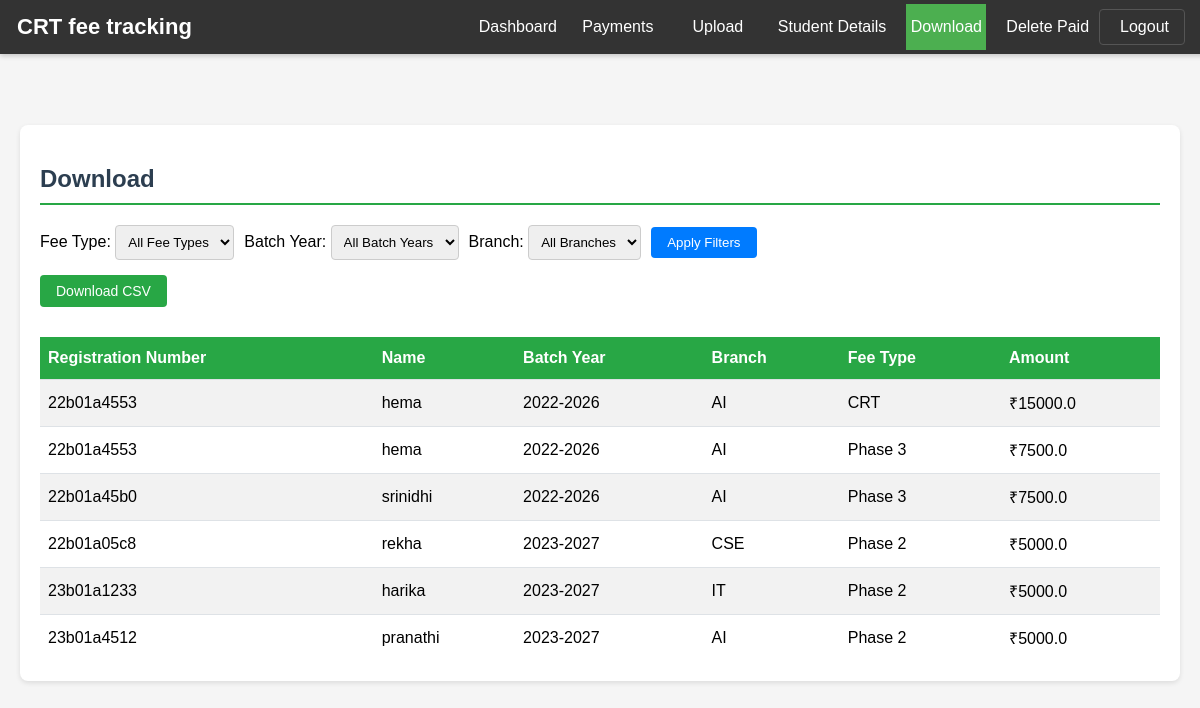
Screenshot of /unpaid_students with the database file from the repository.
### models.py (models this page shows, shortened)
class Student(db.Model):
    __tablename__ = 'student'
    id = db.Column(db.Integer, primary_key=True)
    regd_no = db.Column(db.String(20), unique=True, nullable=False)
    name = db.Column(db.String(100), nullable=False)
    batch_year = db.Column(db.String(10), nullable=False)
    branch = db.Column(db.String(50), nullable=False)
    mobile = db.Column(db.String(15), nullable=True)
    fees = db.relationship('FeeMaster', backref='student', lazy=True)
    payments = db.relationship('Payment', backref='student', lazy=True)

class FeeMaster(db.Model):
    __tablename__ = 'fee_master'
    id = db.Column(db.Integer, primary_key=True)
    regd_no = db.Column(db.String(20), db.ForeignKey('student.regd_no'), nullable=False)
    fee_type = db.Column(db.String(50), nullable=False)
    amount = db.Column(db.Float, nullable=False)
    remarks = db.Column(db.Text, nullable=True)

### app.py (the view)
@app.route('/unpaid_students', methods=['GET'])
def unpaid_students():
    batch_year = request.args.get('batch_year')
    fee_type = request.args.get('fee_type')
    branch = request.args.get('branch')
    payment_status = request.args.get('payment_status', 'not_paid')
    download_excel = request.args.get('download_excel') == 'true'
    download_csv = request.args.get('download_csv') == 'true'
    try:
        batch_years = [year[0] for year in db.session.query(Student.batch_year).distinct().order_by(Student.batch_year).all()]
        fee_types = ['CRT', 'Phase 2', 'Phase 3']  # Standard fee types
        branches = [branch[0] for branch in db.session.query(Student.branch).distinct().order_by(Student.branch).all()]
        normalized_fee_type = normalize_fee_type(fee_type) if fee_type else None
        student_query = db.session.query(
            Student.regd_no,
            Student.name,
            Student.batch_year,
            Student.branch,
            Student.mobile
        )
        if batch_year:
            student_query = student_query.filter(Student.batch_year == batch_year)
        if branch:
            student_query = student_query.filter(Student.branch == branch)
        students = student_query.all()
        unpaid_students_dict = {}
        for student in students:
            processed_std_fee_types = set()
            fee_types_to_check = [normalize_fee_type(fee_type)] if fee_type else [normalize_fee_type(ft) for ft in fee_types]
            for normalized_type in fee_types_to_check:
                fee_entries = db.session.query(
                    FeeMaster.fee_type,
                    FeeMaster.amount,
                    FeeMaster.remarks
                ).filter(
                    FeeMaster.regd_no == student.regd_no,
                    db.func.lower(FeeMaster.fee_type).like(f'%{normalized_type}%')
                ).all()
                for fee_entry in fee_entries:
                    std_fee_type = get_standardized_fee_type_label(fee_entry.fee_type)
                    if std_fee_type in processed_std_fee_types:
                        continue
                    processed_std_fee_types.add(std_fee_type)
                    payment = db.session.query(
                        db.func.sum(Payment.amount_paid).label('total_paid')
                    ).filter(
                        db.func.lower(Payment.fee_type).like(f'%{normalized_type}%')
                    ).first()
                    paid_amount = payment.total_paid if payment and payment.total_paid else 0
                    try:
                        fee_amount = float(fee_entry.amount)
                        paid_amount = float(paid_amount)
                    except (ValueError, TypeError):
                        app.logger.warning(f"Invalid amount value for student {student.regd_no}, fee type {fee_entry.fee_type}")
                        fee_amount = 0
                        paid_amount = 0
                    is_not_paid = paid_amount == 0
                    is_partially_paid = 0 < paid_amount < fee_amount
                    should_include = (
                        (payment_status == 'not_paid' and is_not_paid) or
                        (payment_status == 'partially_paid' and is_partially_paid) or
                        (payment_status == 'all' and (is_not_paid or is_partially_paid))
                    )
                    if should_include:
                        key = f"{student.regd_no}_{std_fee_type}"
                        student_record = {
                            'regd_no': student.regd_no,
                            'name': student.name,
                            'batch_year': student.batch_year,
                            'branch': student.branch,
                            'mobile': student.mobile,
                            'fee_type': std_fee_type,
                            'total_amount': fee_amount,
                            'paid_amount': paid_amount,
                            'remaining': fee_amount - paid_amount,
                            'payment_status': 'Partially Paid' if paid_amount > 0 else 'Not Paid',
                            'remarks': fee_entry.remarks or ''
                        }
                        unpaid_students_dict[key] = student_record
        unpaid_students_list = list(unpaid_students_dict.values())
        unpaid_students_list.sort(key=lambda x: (x['batch_year'], x['regd_no'], x['fee_type']))
        app.logger.info(f"Found {len(unpaid_students_list)} records with payment status: {payment_status}")
        if not unpaid_students_list and not (download_excel or download_csv):
            flash("No students match the selected criteria.", "info")
        if download_excel:
            return generate_excel_report(unpaid_students_list, batch_year, branch, payment_status)
        elif download_csv:
            return generate_csv_report(unpaid_students_list, batch_year, branch, payment_status)
        return render_template('unpaid_students.html',
                            unpaid_students=unpaid_students_list,
                            batch_years=batch_years,
                            fee_types=fee_types,
                            branches=branches,
                            selected_batch_year=batch_year,
                            selected_fee_type=fee_type,
                            selected_branch=branch,
                            selected_payment_status=payment_status)
    except Exception as e:
        app.logger.error(f"Error retrieving unpaid students: {str(e)}")
        import traceback
        traceback_str = traceback.format_exc()
        app.logger.error(traceback_str)
        flash(f"Error retrieving unpaid students: {str(e)}", "error")
        return render_template('unpaid_students.html',
                              error=str(e),
                              unpaid_students=[],
                              batch_years=[],
                              fee_types=[],
                              branches=[],
                              debug_info=traceback_str if app.config.get('DEBUG', False) else None)

### app.py (called while the page is built)
def normalize_fee_type(fee_type):
    if not fee_type:
        return ""
    fee_type = fee_type.lower().strip()
    if 'crt' in fee_type:
        return 'crt fee'
    elif any(x in fee_type for x in ['phase 3', 'phase-3', 'phase-iii', 'phase iii']):
        return 'smart interviews phase-iii'
    elif any(x in fee_type for x in ['phase 2', 'phase-2', 'phase-ii', 'phase ii']):
        return 'smart interviews phase-ii'
    return fee_type

def get_standardized_fee_type_label(fee_type):
    fee_type = fee_type.lower()
    if 'crt' in fee_type:
        return 'CRT'
    elif 'phase-iii' in fee_type or 'phase 3' in fee_type:
        return 'Phase 3'
    elif 'phase-ii' in fee_type or 'phase 2' in fee_type:
        return 'Phase 2'
    else:
        return fee_type.title()  # Default case, capitalize words

### templates/unpaid_students.html (shortened to what this page needs)
<!DOCTYPE html>
<html>
<head>
</head>
<body>
    {% include 'nav.html' %}
    <div class="container">
        <h2>Download</h2>
        <form method="get" action="{{ url_for('unpaid_students') }}" class="filter-container">
            <div>
                <label for="fee_type">Fee Type:</label>
                <select name="fee_type" id="fee_type" class="filter-select">
                    <option value="">All Fee Types</option>
                </select>
            </div>
            <div>
                <label for="batch_year">Batch Year:</label>
                <select name="batch_year" id="batch_year" class="filter-select">
                    <option value="">All Batch Years</option>
                </select>
            </div>
            <div>
                <label for="branch">Branch:</label>
                <select name="branch" id="branch" class="filter-select">
                    <option value="">All Branches</option>
                </select>
            </div>
            <button type="submit" class="filter-btn">Apply Filters</button>
        </form>
        <div class="download-options">
            <a href="{{ request.path }}?{{ request.query_string.decode() }}&download_csv=true" class="btn">Download
                CSV</a>
        </div>
        <table class="table table-striped">
            <thead>
                <tr>
                    <th>Registration Number</th>
                    <th>Name</th>
                    <th>Batch Year</th>
                    <th>Branch</th>
                    <th>Fee Type</th>
                    <th>Amount</th>
                </tr>
            </thead>
            <tbody>
                {% for student in unpaid_students %}
                <tr>
                    <td>{{ student.regd_no }}</td>
                    <td>{{ student.name }}</td>
                    <td>{{ student.batch_year }}</td>
                    <td>{{ student.branch }}</td>
                    <td>{{ student.fee_type }}</td>
                    <td>₹{{ student.total_amount|round(2) }}</td>
                </tr>
                {% endfor %}
            </tbody>
        </table>
    </div>
</body>
</html>

### templates/nav.html (shortened to what this page needs)
<div class="navbar">
    <a href="{{ url_for('dashboard') }}" class="navbar-brand">CRT fee tracking</a>
    <div class="navbar-nav">
        <a href="{{ url_for('dashboard') }}" >Dashboard</a>
        <a href="{{ url_for('payments') }}" {% if request.endpoint=='payments' %}class="active" {% endif %}>Payments</a>
        <a href="{{ url_for('upload') }}" {% if request.endpoint=='upload' %}class="active" {% endif %}>Upload</a>
        <a href="{{ url_for('student_details') }}" >Student Details</a>
        <a href="{{ url_for('unpaid_students') }}" {% if request.endpoint=='unpaid_students' %}class="active" {% endif
            %}>Download</a>
        <a href="{{ url_for('delete_paid_students') }}" >Delete Paid</a>
    </div>
    <div class="navbar-right">
        <a href="{{ url_for('logout') }}" class="logout-btn">
             Logout
        </a>
    </div>
</div>
<div class="content-wrapper">
</div>

### templates/unpaid_students.html (style rules this page uses)
body { font-family: Arial, sans-serif; background-color: #f5f5f5; margin: 0; padding: 20px; }
.container { max-width: 1200px; margin: 0 auto; background-color: white; padding: 20px; border-radius: 8px; box-shadow: 0 2px 5px rgba(0, 0, 0, 0.1); }
h2 { color: #2c3e50; margin-bottom: 20px; padding-bottom: 10px; border-bottom: 2px solid #28a745; }
.table { width: 100%; border-collapse: collapse; margin-top: 15px; }
.table-striped tbody tr:nth-of-type(odd) { background-color: rgba(0, 0, 0, .05); }
.table th { background-color: #28a745; color: white; padding: 12px 8px; text-align: left; }
.table td { padding: 12px 8px; border-top: 1px solid #dee2e6; }
.btn { display: inline-block; padding: 8px 16px; margin-bottom: 15px; background-color: #28a745; color: white; text-decoration: none; border-radius: 4px; border: none; cursor: pointer; font-size: 14px; }
.filter-container { display: flex; gap: 10px; align-items: center; margin-bottom: 15px; }
.filter-select { padding: 8px; border-radius: 4px; border: 1px solid #ccc; }
.filter-btn { padding: 8px 16px; background-color: #007bff; color: white; border: none; border-radius: 4px; cursor: pointer; }
.download-options { display: flex; gap: 10px; }

### templates/nav.html (style rules this page uses)
.navbar { width: 100%; background-color: #333; overflow: hidden; position: fixed; top: 0; left: 0; z-index: 80; display: flex; flex-direction: row; align-items: center; padding: 0 15px; box-shadow: 0 2px 5px rgba(0, 0, 0, 0.2); }
.navbar-brand { color: white; font-size: 22px; font-weight: bold; padding: 14px 2px 14px 2px; text-decoration: none; white-space: nowrap; }
.navbar-nav { display: flex; flex-direction: row; justify-content: flex-end; flex-grow: 1; margin-left: auto; }
.navbar-nav a { display: block; color: white; text-align: center; padding: 14px 0px; text-decoration: none; transition: background-color 0.3s; flex: 0 0 auto; margin: 0 10px; min-width: 80px; }
.navbar-nav a.active { background-color: #4CAF50; color: white; }
.content-wrapper { padding-top: 105px; width: 100%; box-sizing: border-box; }
.navbar-right { display: flex; margin-left: auto; }
.logout-btn { background-color: transparent; color: white; border: 1px solid #555; border-radius: 4px; padding: 8px 15px; margin-right: 30px; text-decoration: none; transition: all 0.3s; display: flex; align-items: center; }

### rows the page displays
Student: regd_no "22b01a4553" "22b01a4553", name "hema" "hema", batch_year "2022-2026" "2022-2026", branch "AI" "AI"
FeeMaster: total_amount "15000.0"
FeeMaster: total_amount "7500.0"
Student: regd_no "22b01a45b0", name "srinidhi", batch_year "2022-2026", branch "AI"
FeeMaster: total_amount "7500.0"
Student: regd_no "22b01a05c8", name "rekha", batch_year "2023-2027", branch "CSE"
FeeMaster: total_amount "5000.0"
Student: regd_no "23b01a1233", name "harika", batch_year "2023-2027", branch "IT"
FeeMaster: total_amount "5000.0"
Student: regd_no "23b01a4512", name "pranathi", batch_year "2023-2027", branch "AI"
FeeMaster: total_amount "5000.0"

### other values shown
{{ student.fee_type }} "CRT" "Phase 3" "Phase 3" "Phase 2" "Phase 2" "Phase 2"
